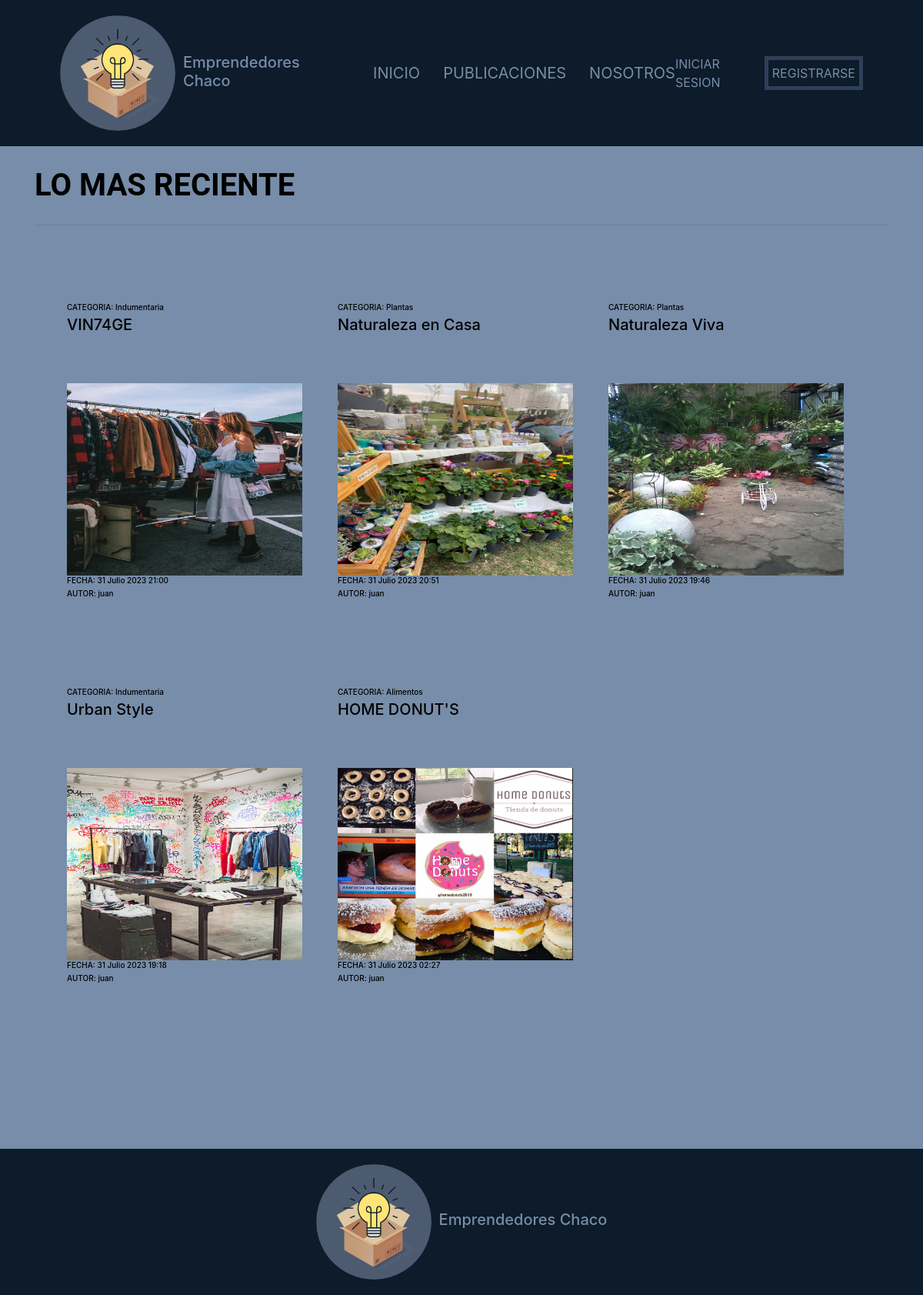
The page / on the database its author committed.
### apps/publicaciones/models.py (models this page shows, shortened)
class Publicacion(models.Model):
    creado = models.DateTimeField('creado', auto_now_add=True)
    modificado = models.DateTimeField('modificado', auto_now=True)
    titulo = models.CharField(max_length = 250)
    contenido = models.TextField()
    autor = models.ForeignKey(User, on_delete = models.CASCADE)
    imagen = models.ImageField(upload_to = 'publicaciones')
    categoria = models.ForeignKey(Categoria, on_delete = models.CASCADE)

class Categoria(models.Model):
    nombre = models.CharField(max_length=80)
    def __str__(self):
        return self.nombre

### BlogEmprendedores/views.py (the view)
# urls.py: path('', views.ListarRecientes, name="home"),
def ListarRecientes(request):
    ctx = {}
    categorias = Categoria.objects.all()
    todas_publicaciones = Publicacion.objects.order_by('-creado')[:5]
    ctx['object_list'] = todas_publicaciones
    ctx['categorias'] = categorias
    return render(request, 'inicio.html', ctx)

### templates/inicio.html
{% extends 'base.html' %}
{% block contenido %}
<div class="container">
    <h1 style="font-size: 40px;color: black;font-weight: bold;">LO MAS RECIENTE</h1><hr>
</div>
<div class="publicaciones contenedor">
    <div class="row">
            {% for p in object_list %}
            <div class="publicacion col-md-4 col-sm-6">
                <a class="interact" href="{% url 'publicaciones:detalle_publicacion' p.pk %}">
                    <div class="publicacion__info">
                        <h6>CATEGORIA: {{p.categoria}}</h6>
                        <h2> {{p.titulo}}</h2>
                    </div>
                    <img src="{{p.imagen.url}}">
                    <div>
                        <h6>FECHA: {{p.creado}}</h6>
                        <h6>AUTOR: {{p.autor}}</h6>
                    </div>
                </a>
            </div>
            {% endfor %}
    </div>
</div>
{% endblock contenido %}

### static/css/main.css (style rules this page uses)
.interact { color: black; }
body { font-family: 'Roboto', sans-serif; }
h1 { font-family: 'Roboto', sans-serif; }

### static/css/buttons.css (style rules this page uses)
a, a:link, a:visited, a:active { text-decoration: none; }

### static/css/style.css (style rules this page uses)
:root { --color_principal: #0D1B2A; --color_secundario: #778DA9; --fondo: #2E4059; --blanco: #E0E1DD; }
html { box-sizing: border-box; font-size: 62.5%; }
*, *:before, *:after { box-sizing: inherit; }
body { background-color: var(--color_secundario); font-size: 1.6rem; line-height: 1.5; padding: 0; margin: 0; }
a, a:link, a:visited, a:active { text-decoration:none; }
.contenedor { width: min(90%, 120rem); margin: 0 auto; }
.publicaciones { margin: 10rem auto; }
.publicacion { height: 50rem; }
.publicacion__info { height: 15%; margin-bottom: 3rem; }
.publicacion img { width: 95%; margin: 0 auto; height: 50%; }

### rows shown on the page
Publicacion: categoria "Indumentaria", titulo "VIN74GE", imagen (picture), creado "31 Julio 2023 21:00", autor "juan"
Publicacion: categoria "Plantas", titulo "Naturaleza en Casa", imagen (picture), creado "31 Julio 2023 20:51", autor "juan"
Publicacion: categoria "Plantas", titulo "Naturaleza Viva", imagen (picture), creado "31 Julio 2023 19:46", autor "juan"
Publicacion: categoria "Indumentaria", titulo "Urban Style", imagen (picture), creado "31 Julio 2023 19:18", autor "juan"
Publicacion: categoria "Alimentos", titulo "HOME DONUT'S", imagen (picture), creado "31 Julio 2023 02:27", autor "juan"
